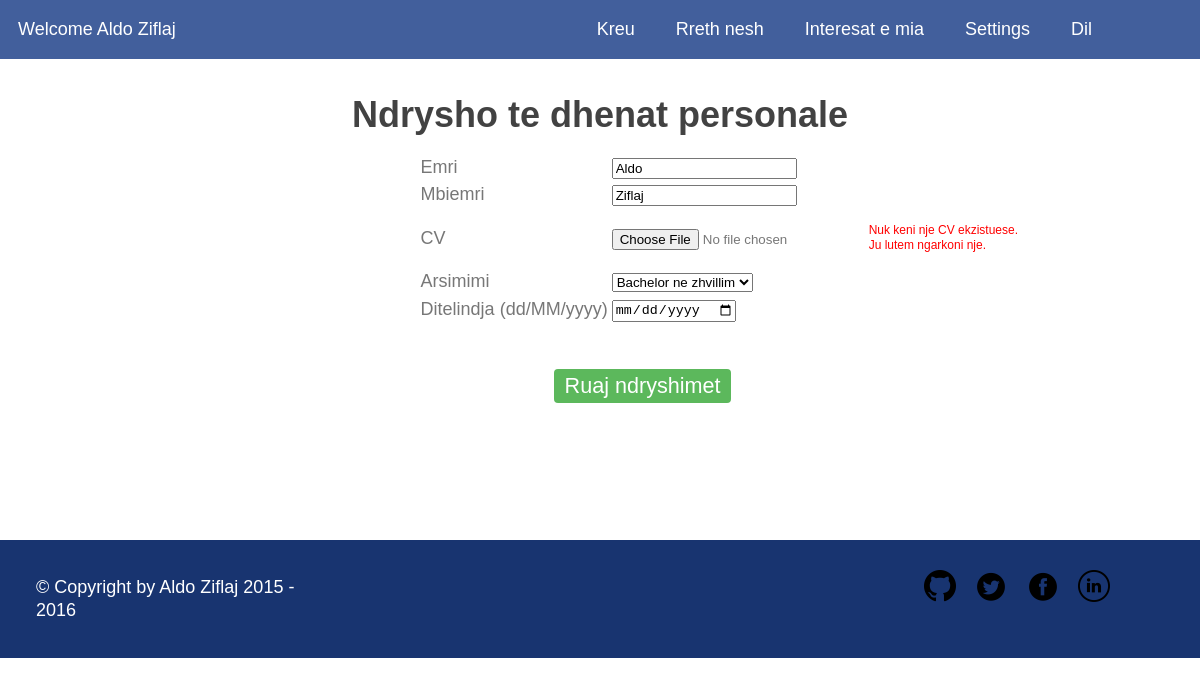
The page /settings.php (signed in) on the database its author committed.
### tables this page shows
CREATE TABLE IF NOT EXISTS `students` (
  `id` INT(11) NOT NULL AUTO_INCREMENT,
  `first_name` VARCHAR(45) NOT NULL,
  `last_name` VARCHAR(45) NOT NULL,
  `user_id` INT(11) NOT NULL,
  `cv_url` VARCHAR(255) NULL,
  `dob` DATE NOT NULL,
  `degree` VARCHAR(45) NOT NULL,
  `bio` MEDIUMTEXT NULL,
  PRIMARY KEY (`id`),
  INDEX `id_idx` (`user_id` ASC),
  CONSTRAINT `student_user_id`
    FOREIGN KEY (`user_id`)
    REFERENCES `users` (`id`)
    ON DELETE CASCADE
    ON UPDATE CASCADE);

### public/views/student/settings.php (the view, shortened to what this page needs)
<?php
$db = require_once(__DIR__ . '/../../config/db.php');
$student_id = $_SESSION['local_id'];
$connection = mysqli_connect($db['host'], $db['username'], $db['password'], $db['database']);
$join_sql = "select email, first_name, last_name, cv_url, degree ";
$join_sql .= "from users, students ";
$join_sql .= "where users.id = students.user_id and students.id = $student_id";
$result = mysqli_query($connection, $join_sql);
$this_student = mysqli_fetch_assoc($result);
?>
<div class="content student--settings">
  <h1>Ndrysho te dhenat personale</h1>
  <div class="student--settings__form">
    <form action="../../student/update_settings.php" method="post" enctype="multipart/form-data">
      <table border="0">
        <tbody>
          <tr>
            <td>Emri</td>
            <td>
              <input type="text" name="first_name" value="<?= $this_student['first_name'] ?>">
            </td>
          </tr>
          <tr>
            <td>Mbiemri</td>
            <td>
              <input type="text" name="last_name" value="<?= $this_student['last_name'] ?>">
            </td>
          </tr>
          <tr>
            <td>CV</td>
            <td>
              <input type="file" name="curriculum">
            </td>
            <td>
              <?php if ($this_student['cv_url']): ?>
                <a href="<?= $this_student['cv_url'] ?>" target="_blank">
                  <img src="../../assets/images/icons/icon-pdf.png" alt="Shiko CV-ne" />
                </a>
              <?php else: ?>
                <p style="color: red; font-size: 12px">
                  Nuk keni nje CV ekzistuese.<br>Ju lutem ngarkoni nje.
                </p>
              <?php endif; ?>
            </td>
          </tr>
          <tr>
            <td>Arsimimi</td>
            <td>
              <select name="education">
                <option value="undergraduate" <?php if ($this_student['degree'] == 'undergraduate'): ?> selected <?php endif ?>>Bachelor ne zhvillim</option>
              </select>
            </td>
          </tr>
          <tr>
            <td>Ditelindja (dd/MM/yyyy)</td>
            <td>
              <input type="date" name="dob" id="update_dob" oninput="validateDate()">
            </td>
            <td>
            </td>
          </tr>
          <tr style="text-align: center;">
            <td colspan="2">
              <input type="submit" id="update_submit" style="margin:2em;" class="btn btn-success btn-md" value="Ruaj ndryshimet">
            </td>
          </tr>
        </tbody>
      </table>
    </form>
  </div>
</div>

### public/assets/css/base.css (style rules this page uses)
html, body { width: 100%; height: 100%; color: #777; background-color: #fff; }
body { margin: 0; padding: 0; font-size: 1em; font-family: helvetica, arial, sans-serif; line-height: 1.3; }
h1, h2, h3, h4, h5, h6 { margin: 0; color: #424242; line-height: 1.1; }
@media (min-width: 38em) { body { font-size: 1.125em; } }

### public/assets/css/theme.css (style rules this page uses)
.content { min-height: 350px; padding: 0 8em; }
.btn { border: 0; text-decoration: none; color: #FFF; padding: 0.2em 0.5em; border-radius: 4px; }
.btn.btn-success { background-color: #5CB85C; }
.btn.btn-md { font-size: 1.2em; }

### public/assets/css/modules.css (style rules this page uses)
.student--settings { margin-top: 2em; margin-bottom: 5em; text-align: center; }
.student--settings__form table { text-align: left; margin-top: 1em; position: relative; left: 30%; }

### rows shown on the page
students: first_name "Aldo", last_name "Ziflaj", education "Bachelor ne zhvillim"

### other values the page prints
$_SESSION['user_handle'] "Aldo Ziflaj"
